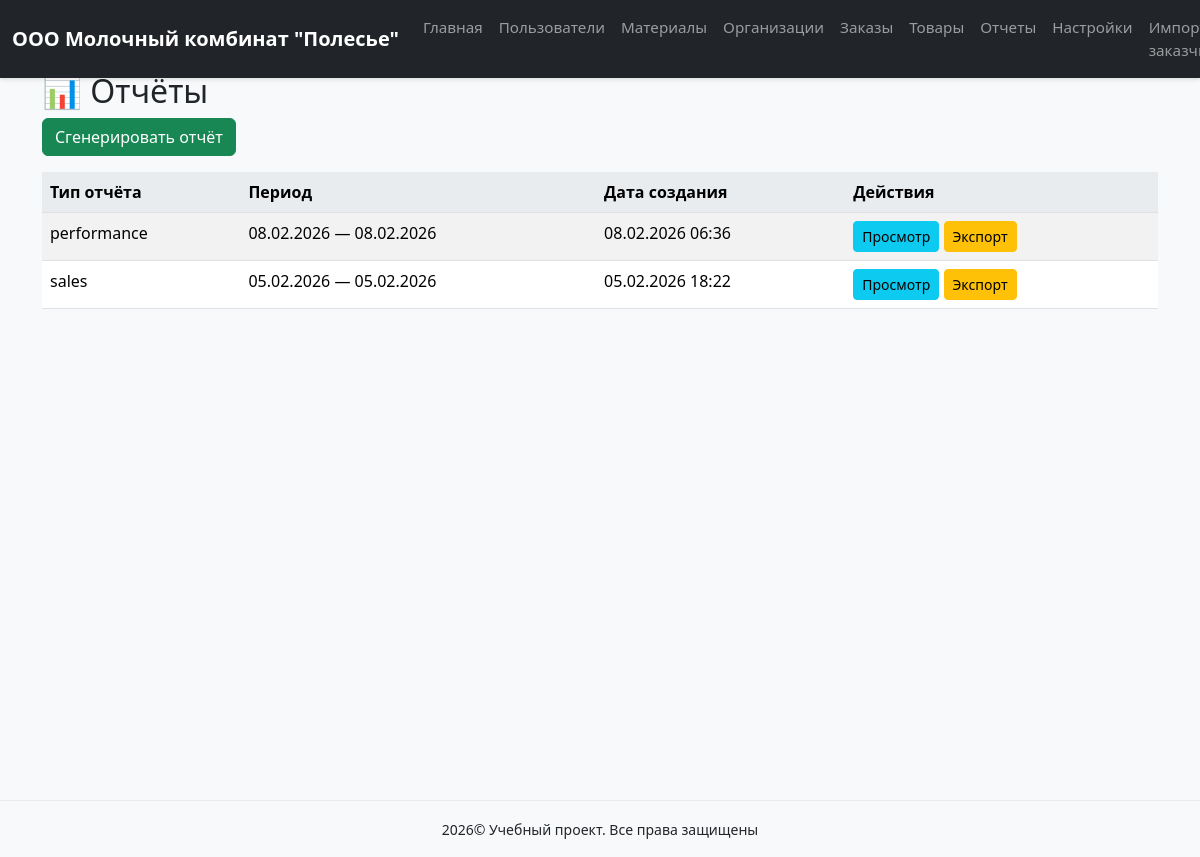
Screenshot of /reports (signed in) with the database file from the repository.
### models.py (models this page shows, shortened)
class Report(db.Model):
    __tablename__ = 'reports'
    id = db.Column(db.Integer, primary_key=True)
    report_type = db.Column(db.String(50), nullable=False)
    period_start = db.Column(db.DateTime, nullable=False)
    period_end = db.Column(db.DateTime, nullable=False)
    data = db.Column(db.JSON)
    created_at = db.Column(db.DateTime, default=datetime.utcnow)

### routes.py (the view)
@main_bp.route('/reports')
@login_required
def reports_list():
    reports = Report.query.order_by(Report.created_at.desc()).all()
    return render_template('reports.html', reports=reports)

### app.py (called while the page is built)
def create_app():
    app = Flask(__name__)
    app.config.from_object('config.DevelopmentConfig')
    app.jinja_env.globals.update(enumerate=enumerate)
    db.init_app(app)
    login_manager.init_app(app)
    login_manager.login_view = 'main.login'
    with app.app_context():
        from models import User
        @login_manager.user_loader
        def load_user(user_id):
            return db.session.get(User, int(user_id))
        from routes import main_bp
        app.register_blueprint(main_bp)
        @app.errorhandler(404)
        def not_found_error(error):
            return render_template('errors/404.html'), 404
        @app.errorhandler(500)
        def internal_error(error):
            db.session.rollback()
            return render_template('errors/500.html'), 500
        db.create_all()
        create_admin_user()
    return app

### templates/reports.html (shortened to what this page needs)
{% extends "base.html" %}
{% block content %}
<h2>📊 Отчёты</h2>
<a href="{{ url_for('main.generate_report') }}" class="btn btn-primary mb-3">Сгенерировать отчёт</a>
{% if reports %}
<table class="table table-striped">
    <thead>
        <tr>
            <th>Тип отчёта</th>
            <th>Период</th>
            <th>Дата создания</th>
            <th>Действия</th>
        </tr>
    </thead>
    <tbody>
        {% for report in reports %}
        <tr>
            <td>{{ report.report_type }}</td>
            <td>
                {% if report.period_start %}
                    {{ report.period_start.strftime('%d.%m.%Y') }}
                {% else %}
                    —
                {% endif %}
                —
                {% if report.period_end %}
                    {{ report.period_end.strftime('%d.%m.%Y') }}
                {% else %}
                    —
                {% endif %}
            </td>
            <td>{{ report.created_at.strftime('%d.%m.%Y %H:%M') }}</td>
            <td>
                <a href="{{ url_for('main.view_report', id=report.id) }}" class="btn btn-sm btn-info">Просмотр</a>
                <a href="{{ url_for('main.export_report', id=report.id) }}" class="btn btn-sm btn-warning">Экспорт</a>
            </td>
        </tr>
        {% endfor %}
    </tbody>
</table>
{% else %}
<p>Нет сгенерированных отчётов.</p>
{% endif %}
{% endblock %}

### static/css/style.css (style rules this page uses)
html, body { height: 100%; font-family: 'Segoe UI', Tahoma, Geneva, Verdana, sans-serif; background-color: #f8f9fa; margin: 0; padding: 0; }
.btn-primary { background-color: #198754; border-color: #198754; }
.table th { background-color: #e9ecef; font-weight: 600; }

### rows the page displays
Report: report_type "performance", period_start "08.02.2026", period_end "08.02.2026", created_at "08.02.2026 06:36"
Report: report_type "sales", period_start "05.02.2026", period_end "05.02.2026", created_at "05.02.2026 18:22"
